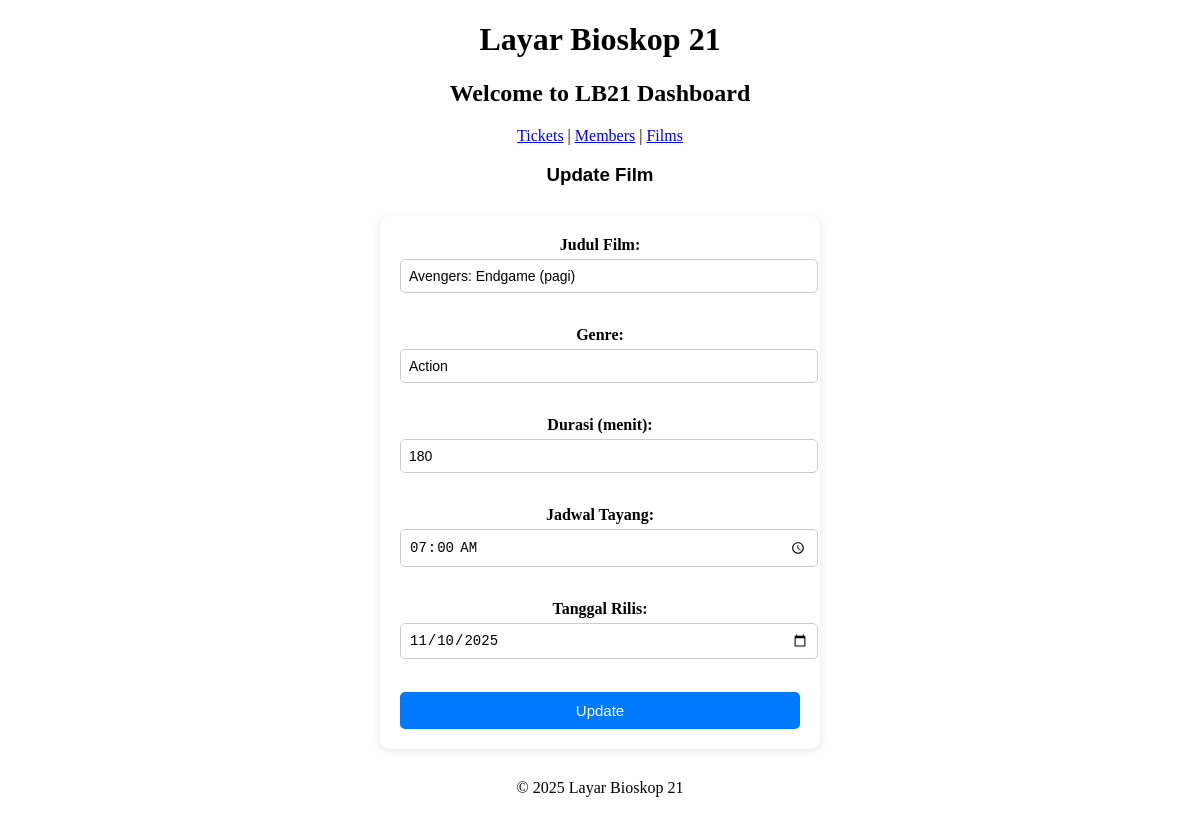
The app's page /index.php?page=update_film&id_film=1 with its own data.
### tables this page shows
CREATE TABLE `film` (
  `id_film` int(11) NOT NULL,
  `judul_film` varchar(100) NOT NULL,
  `genre` varchar(50) NOT NULL,
  `durasi` int(11) NOT NULL,
  `jadwal_tayang` time NOT NULL,
  `tanggal_rilis` date NOT NULL
);

### config/db.php (called while the page is built, shortened)
<?php
class Database
{
    private $host = "localhost";
    private $username = "root";
    private $password = "";
    private $dbname = "lb21";
    public function __construct()
    {
        try {
            $this->conn = new PDO("mysql:host=$this->host;dbname=$this->dbname", $this->username, $this->password);
        } catch (PDOException $e) {
            echo "Connection failed: " . $e->getMessage();
        }
    }
}

### class/Film.php (called while the page is built, shortened)
<?php
require_once 'config/db.php';
class Film
{
    private $db;
    public function __construct()
    {
        $this->db = (new Database())->conn;
    }
    public function getFilmById($id)
    {
        $sql = "SELECT * FROM film WHERE id_film = ?";
        $stmt = $this->db->prepare($sql);
        $stmt->execute([$id]);
        return $stmt->fetch(PDO::FETCH_ASSOC);
    }
}

### view/update_film.php (the view, shortened to what this page needs)
<?php
require_once 'class/Film.php';
$film = new Film();
$id = $_GET['id_film'];
$data = $film->getFilmById($id);
?>
<h3>Update Film</h3>
<form method="POST" class="form-container">
    <label>Judul Film:</label>
    <input type="text" name="judul_film" value="<?= htmlspecialchars($data['judul_film']) ?>" required><br><br>
    <label>Genre:</label>
    <input type="text" name="genre" value="<?= htmlspecialchars($data['genre']) ?>" required><br><br>
    <label>Durasi (menit):</label>
    <input type="number" name="durasi" value="<?= htmlspecialchars($data['durasi']) ?>" required><br><br>
    <label>Jadwal Tayang:</label>
    <input type="time" name="jadwal_tayang" value="<?= htmlspecialchars($data['jadwal_tayang']) ?>" required><br><br>
    <label>Tanggal Rilis:</label>
    <input type="date" name="tanggal_rilis" value="<?= htmlspecialchars($data['tanggal_rilis']) ?>" required><br><br>
    <button type="submit">Update</button>
</form>

### style.css (style rules this page uses)
body { text-align: center; }
h3 { text-align: center; font-family: Arial, sans-serif; }
.form-container { max-width: 400px; margin: 30px auto; padding: 20px; background: #fff; border-radius: 10px; box-shadow: 0 2px 10px rgba(0, 0, 0, 0.1); }
.form-container label { display: block; margin-bottom: 5px; font-weight: bold; }
.form-container input, .form-container select { width: 100%; padding: 8px; margin-bottom: 15px; border-radius: 5px; border: 1px solid #ccc; font-size: 14px; }
.form-container button { width: 100%; padding: 10px; background: #007bff; border: none; color: white; border-radius: 5px; cursor: pointer; font-size: 15px; }

### records on screen
film: judul_film "Avengers: Endgame (pagi)", genre "Action", durasi "180", jadwal_tayang "07:00:00", tanggal_rilis "11/10/2025"
